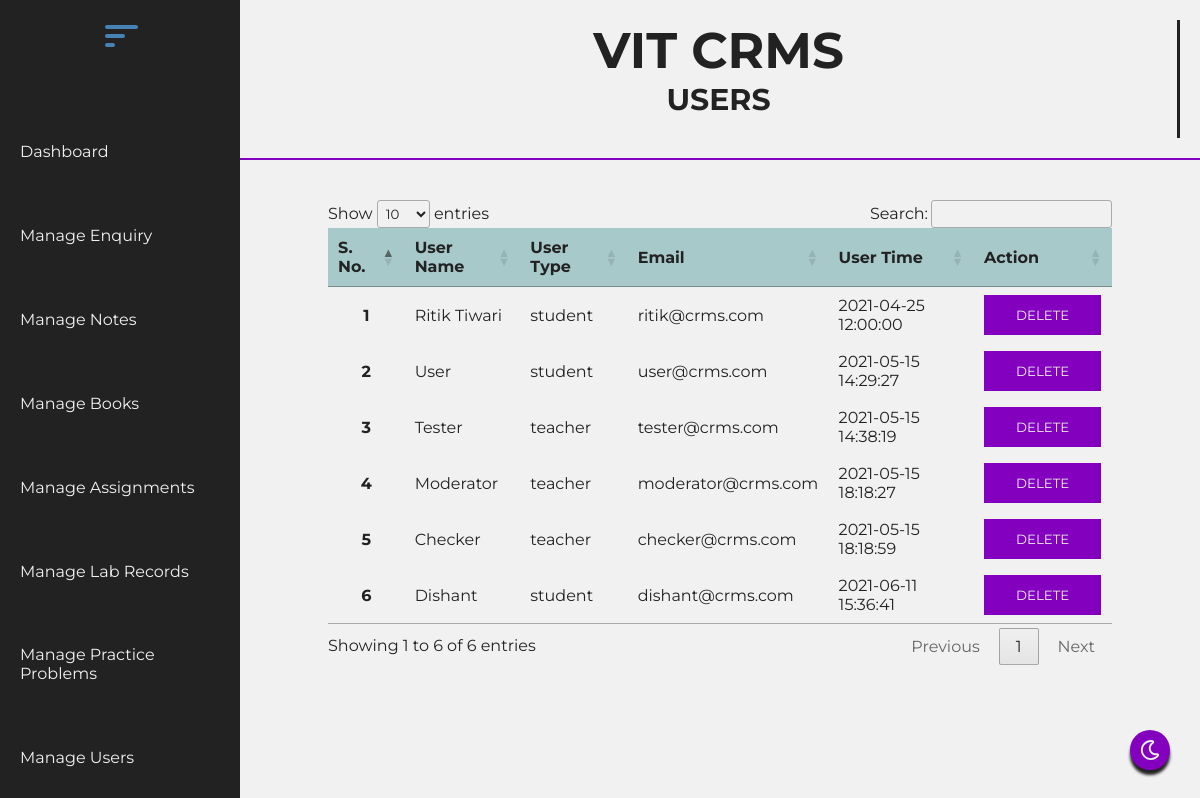
The page /admin/manage_users.php (signed in) on the database its author committed.
### tables this page shows
CREATE TABLE `user_data` (
  `user_id` int(20) NOT NULL,
  `username` varchar(255) NOT NULL,
  `user_type` varchar(10) NOT NULL,
  `email` varchar(255) NOT NULL,
  `password` varchar(255) NOT NULL,
  `user_time` datetime NOT NULL DEFAULT current_timestamp()
);

### admin/manage_users.php (the view, shortened to what this page needs)
<!DOCTYPE html>
<html lang="en">
<head>
    <link rel="stylesheet" href="./css/admin.css">
    <link rel="stylesheet" href="https://cdnjs.cloudflare.com/ajax/libs/font-awesome/5.15.3/css/all.min.css" />
    <link rel="stylesheet" type="text/css" href="https://cdn.datatables.net/1.10.24/css/jquery.dataTables.css">
</head>
<body>
    <section class="divider">
        <header>
            <?php require './inside/_header.php'; ?>
            <div class="mode">
                <img src="../images/moon.svg" id="mode" alt="Theme Change">
            </div>
        </header>
        <section class="content">
            <div class="top-bar">
                <div class="heading">
                    <h1>VIT CRMS</h1>
                    <h3>USERS</h3>
                </div>
            </div>
            <div class="content-box">
                <div class="table">
                    <table id="myTable">
                        <thead>
                            <tr>
                                <th>S. No.</th>
                                <th>User Name</th>
                                <th>User Type</th>
                                <th>Email</th>
                                <th>User Time</th>
                                <th>Action</th>
                            </tr>
                        </thead>
                        <tbody>
                            <?php
                                $sql = "SELECT * FROM user_data";
                                $result = mysqli_query($conn, $sql);
                                $num = mysqli_num_rows($result);
                                if ($num > 0) {
                                    $i = 1;
                                    while ($row = mysqli_fetch_assoc($result)) {
                                        echo "
                                        <tr>
                                        <th>" . $i ."</th>
                                        <td>" . $row['username'] ."</td>
                                        <td>" . $row['user_type'] ."</td>
                                        <td>" . $row['email'] ."</td>
                                        <td>" . $row['user_time'] ."</td>
                                        <td>
                                            <button class='delete' id='del" . $row['note_id'] . "'>DELETE</button>
                                        </td>
                                        </tr>
                                        ";
                                        $i++;
                                    }
                                }
                            ?>
                        </tbody>
                    </table>
                </div>
            </div>
        </section>
    </section>
</body>
</html>

### admin/inside/_header.php
<?php
    echo '
        <input type="checkbox" name="nav-toggle" id="nav-toggle">
        <label for="nav-toggle" class="nav-lines">
            <div class="nav-line"></div>
            <div class="nav-line"></div>
            <div class="nav-line"></div>
        </label>
        <ul class="nav">
            <li><a class="nav-link" href="./dashboard.php">Dashboard</a></li>
            <li><a class="nav-link" href="./manage_enquiry.php">Manage Enquiry</a></li>
            <li><a class="nav-link" href="./manage_notes.php">Manage Notes</a></li>
            <li><a class="nav-link" href="./manage_books.php">Manage Books</a></li>
            <li><a class="nav-link" href="./manage_assignments.php">Manage Assignments</a></li>
            <li><a class="nav-link" href="./manage_lab_records.php">Manage Lab Records</a></li>
            <li><a class="nav-link" href="./manage_practice_problems.php">Manage Practice Problems</a></li>
            <li><a class="nav-link" href="./manage_users.php">Manage Users</a></li>
        </ul>
    ';
?>

### admin/css/admin.css (style rules this page uses)
:root { --primary-color: #222; --btn-color: rgb(130, 0, 190); --background-color: #F1F1F1; --about-shadow: rgba(0, 0, 0, .25); }
* { margin: 0px; padding: 0px; box-sizing: border-box; font-family: 'Montserrat', sans-serif; text-decoration: none; list-style: none; }
html { scroll-behavior: smooth; overflow-x: hidden; }
body { color: var(--primary-color); overflow-x: hidden; width: 100%; height: 100vh; background: var(--background-color); }
.mode { display: flex; justify-content: center; align-items: center; position: fixed; right: 30px; bottom: 30px; height: 40px; width: 40px; background: var(--btn-color); border-radius: 50%; box-shadow: 0 5px 3px #222; z-index: 10000; }
.mode img { cursor: pointer; width: 20px; }
.divider { display: flex; }
header { display: flex; flex-direction: column; align-items: center; width: 20%; height: 100vh; flex: 1; background-color: #222; }
.nav-lines { flex: 1; height: 40px; width: 40px; cursor: pointer; border: none; border-radius: 5px; margin: 20px 0; }
.nav-line { background-color: var(--background-color); background-color: steelblue; margin: 5px 5px; height: 4px; border-radius: 50px; transition: all .5s ease-in-out; }
.nav-line:nth-child(1) { width: 33px; }
.nav-line:nth-child(2) { width: 20px; }
.nav-line:nth-child(3) { width: 10px; }
.nav { display: flex; flex-direction: column; flex: 10; justify-content: space-around; }
.nav-link { color: #F1F1F1; padding: 15px 20px; display: block; transition: all .5s ease-in-out; }
.content { flex: 4; }
.top-bar { height: 20vh; display: flex; padding: 20px; border-bottom: 2px solid var(--btn-color); }
.heading { flex: 3; border-right: 3px solid var(--primary-color); }
.heading h1 { font-size: 50px; text-align: center; }
.heading h3 { font-size: 30px; text-align: center; text-transform: uppercase; }
.content-box { max-height: 80vh; height: 100%; display: flex; flex-direction: column; justify-content: space-around; }
.table { width: 90%; height: 100%; margin: auto; padding: 40px; }
table { margin: auto; border-collapse: collapse; }
th, td { padding: 12px 23px; }
tbody tr { border-bottom: 1px solid var(--about-shadow); transition: all .5s ease-in-out; color: #222; }
thead { background-color: rgba(55, 140, 143, 0.4); }
.delete { text-decoration: none; background-color: rgb(130, 0, 190); color: #f1f1f1; padding: 10px 30px; border: 2px solid rgb(130, 0, 190); transition: all .5s; }

### rows shown on the page
user_data: username "Ritik Tiwari", user_type "student", email "ritik@crms.com", user_time "2021-04-25 12:00:00"
user_data: username "User", user_type "student", email "user@crms.com", user_time "2021-05-15 14:29:27"
user_data: username "Tester", user_type "teacher", email "tester@crms.com", user_time "2021-05-15 14:38:19"
user_data: username "Moderator", user_type "teacher", email "moderator@crms.com", user_time "2021-05-15 18:18:27"
user_data: username "Checker", user_type "teacher", email "checker@crms.com", user_time "2021-05-15 18:18:59"
user_data: username "Dishant", user_type "student", email "dishant@crms.com", user_time "2021-06-11 15:36:41"
